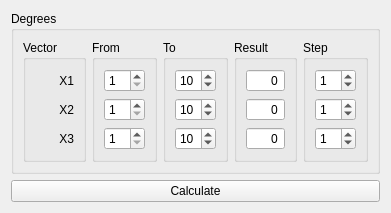
<?xml version="1.0" encoding="UTF-8"?>
<ui version="4.0">
 <class>Form</class>
 <widget class="QWidget" name="Form">
  <property name="geometry">
   <rect>
    <x>0</x>
    <y>0</y>
    <width>340</width>
    <height>208</height>
   </rect>
  </property>
  <property name="windowTitle">
   <string>Brute Force</string>
  </property>
  <layout class="QVBoxLayout" name="verticalLayout">
   <item>
    <widget class="QGroupBox" name="groupBox">
     <property name="title">
      <string>Degrees</string>
     </property>
     <layout class="QHBoxLayout" name="horizontalLayout">
      <item>
       <widget class="QGroupBox" name="groupBox_5">
        <property name="sizePolicy">
         <sizepolicy hsizetype="Preferred" vsizetype="Preferred">
          <horstretch>0</horstretch>
          <verstretch>0</verstretch>
         </sizepolicy>
        </property>
        <property name="title">
         <string>Vector</string>
        </property>
        <layout class="QVBoxLayout" name="verticalLayout_2">
         <item>
          <widget class="QLabel" name="label">
           <property name="text">
            <string>X1</string>
           </property>
           <property name="alignment">
            <set>Qt::AlignRight|Qt::AlignTrailing|Qt::AlignVCenter</set>
           </property>
          </widget>
         </item>
         <item>
          <widget class="QLabel" name="label_2">
           <property name="text">
            <string>X2</string>
           </property>
           <property name="alignment">
            <set>Qt::AlignRight|Qt::AlignTrailing|Qt::AlignVCenter</set>
           </property>
          </widget>
         </item>
         <item>
          <widget class="QLabel" name="label_3">
           <property name="text">
            <string>X3</string>
           </property>
           <property name="alignment">
            <set>Qt::AlignRight|Qt::AlignTrailing|Qt::AlignVCenter</set>
           </property>
          </widget>
         </item>
        </layout>
       </widget>
      </item>
      <item>
       <widget class="QGroupBox" name="groupBox_2">
        <property name="sizePolicy">
         <sizepolicy hsizetype="Expanding" vsizetype="Preferred">
          <horstretch>0</horstretch>
          <verstretch>0</verstretch>
         </sizepolicy>
        </property>
        <property name="title">
         <string>From</string>
        </property>
        <layout class="QVBoxLayout" name="verticalLayout_3">
         <item>
          <widget class="QSpinBox" name="from_1">
           <property name="minimum">
            <number>1</number>
           </property>
          </widget>
         </item>
         <item>
          <widget class="QSpinBox" name="from_2">
           <property name="minimum">
            <number>1</number>
           </property>
          </widget>
         </item>
         <item>
          <widget class="QSpinBox" name="from_3">
           <property name="minimum">
            <number>1</number>
           </property>
          </widget>
         </item>
        </layout>
       </widget>
      </item>
      <item>
       <widget class="QGroupBox" name="groupBox_3">
        <property name="sizePolicy">
         <sizepolicy hsizetype="Expanding" vsizetype="Preferred">
          <horstretch>0</horstretch>
          <verstretch>0</verstretch>
         </sizepolicy>
        </property>
        <property name="title">
         <string>To</string>
        </property>
        <layout class="QVBoxLayout" name="verticalLayout_4">
         <item>
          <widget class="QSpinBox" name="to_1">
           <property name="value">
            <number>10</number>
           </property>
          </widget>
         </item>
         <item>
          <widget class="QSpinBox" name="to_2">
           <property name="value">
            <number>10</number>
           </property>
          </widget>
         </item>
         <item>
          <widget class="QSpinBox" name="to_3">
           <property name="buttonSymbols">
            <enum>QAbstractSpinBox::UpDownArrows</enum>
           </property>
           <property name="value">
            <number>10</number>
           </property>
          </widget>
         </item>
        </layout>
       </widget>
      </item>
      <item>
       <widget class="QGroupBox" name="groupBox_4">
        <property name="sizePolicy">
         <sizepolicy hsizetype="Expanding" vsizetype="Preferred">
          <horstretch>0</horstretch>
          <verstretch>0</verstretch>
         </sizepolicy>
        </property>
        <property name="title">
         <string>Result</string>
        </property>
        <layout class="QVBoxLayout" name="verticalLayout_5">
         <item>
          <widget class="QSpinBox" name="res_1">
           <property name="alignment">
            <set>Qt::AlignRight|Qt::AlignTrailing|Qt::AlignVCenter</set>
           </property>
           <property name="readOnly">
            <bool>true</bool>
           </property>
           <property name="buttonSymbols">
            <enum>QAbstractSpinBox::NoButtons</enum>
           </property>
          </widget>
         </item>
         <item>
          <widget class="QSpinBox" name="res_2">
           <property name="alignment">
            <set>Qt::AlignRight|Qt::AlignTrailing|Qt::AlignVCenter</set>
           </property>
           <property name="readOnly">
            <bool>true</bool>
           </property>
           <property name="buttonSymbols">
            <enum>QAbstractSpinBox::NoButtons</enum>
           </property>
          </widget>
         </item>
         <item>
          <widget class="QSpinBox" name="res_3">
           <property name="alignment">
            <set>Qt::AlignRight|Qt::AlignTrailing|Qt::AlignVCenter</set>
           </property>
           <property name="readOnly">
            <bool>true</bool>
           </property>
           <property name="buttonSymbols">
            <enum>QAbstractSpinBox::NoButtons</enum>
           </property>
          </widget>
         </item>
        </layout>
       </widget>
      </item>
      <item>
       <widget class="QGroupBox" name="groupBox_6">
        <property name="sizePolicy">
         <sizepolicy hsizetype="Expanding" vsizetype="Preferred">
          <horstretch>0</horstretch>
          <verstretch>0</verstretch>
         </sizepolicy>
        </property>
        <property name="title">
         <string>Step</string>
        </property>
        <layout class="QGridLayout" name="gridLayout">
         <item row="0" column="0">
          <widget class="QSpinBox" name="st_1">
           <property name="value">
            <number>1</number>
           </property>
          </widget>
         </item>
         <item row="1" column="0">
          <widget class="QSpinBox" name="st_2">
           <property name="value">
            <number>1</number>
           </property>
          </widget>
         </item>
         <item row="2" column="0">
          <widget class="QSpinBox" name="st_3">
           <property name="value">
            <number>1</number>
           </property>
          </widget>
         </item>
        </layout>
       </widget>
      </item>
     </layout>
    </widget>
   </item>
   <item>
    <widget class="QPushButton" name="pushButton">
     <property name="text">
      <string>Calculate</string>
     </property>
    </widget>
   </item>
  </layout>
 </widget>
 <resources/>
 <connections>
  <connection>
   <sender>pushButton</sender>
   <signal>clicked()</signal>
   <receiver>Form</receiver>
   <slot>triggered()</slot>
   <hints>
    <hint type="sourcelabel">
     <x>199</x>
     <y>151</y>
    </hint>
    <hint type="destinationlabel">
     <x>199</x>
     <y>149</y>
    </hint>
   </hints>
  </connection>
 </connections>
 <slots>
  <slot>triggered()</slot>
 </slots>
</ui>
